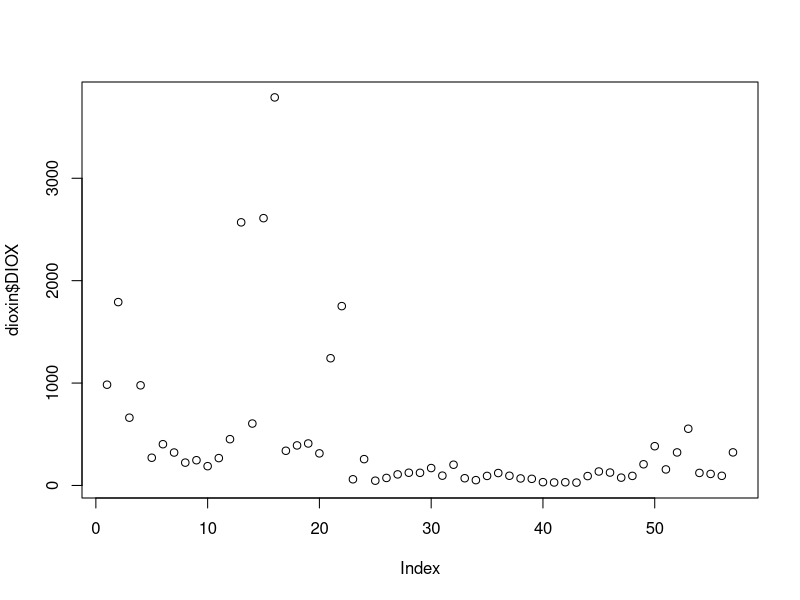
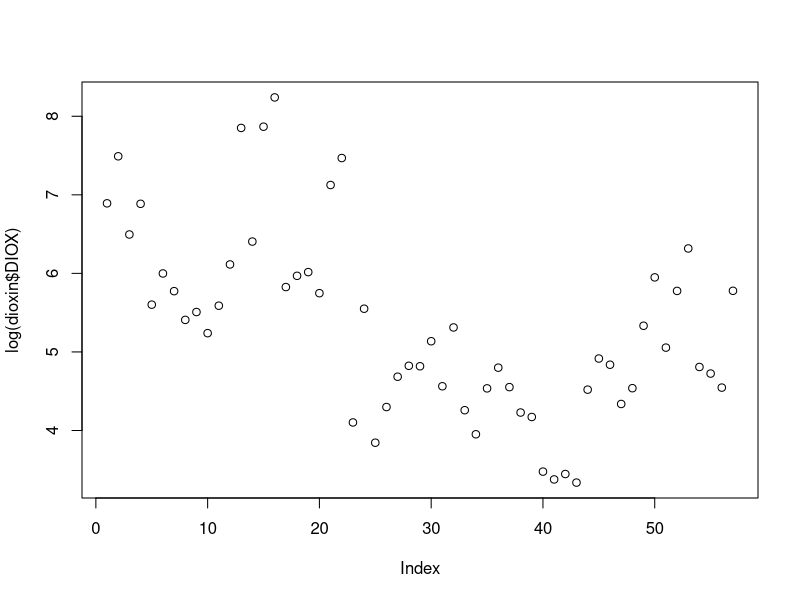
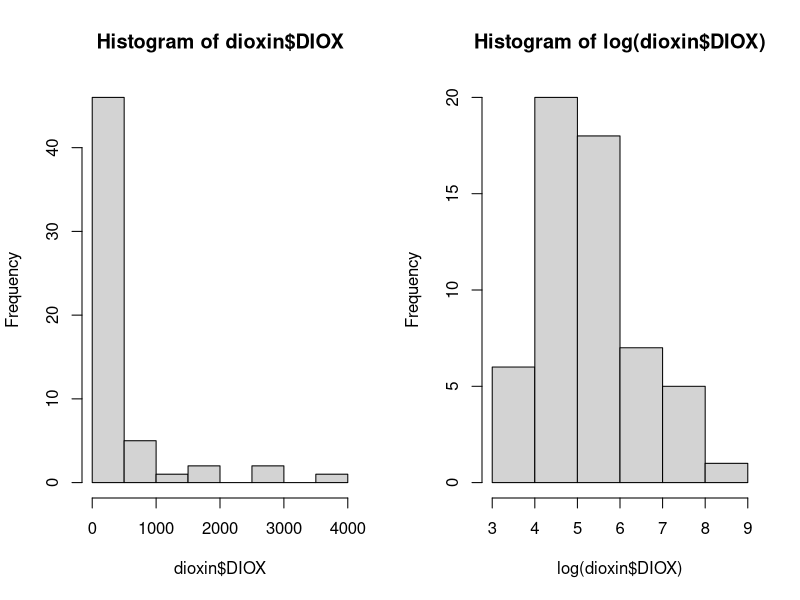
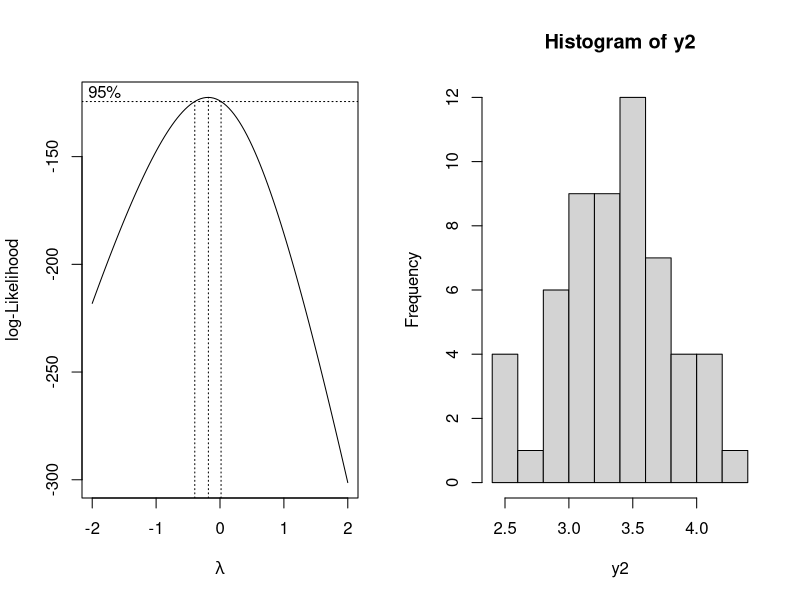
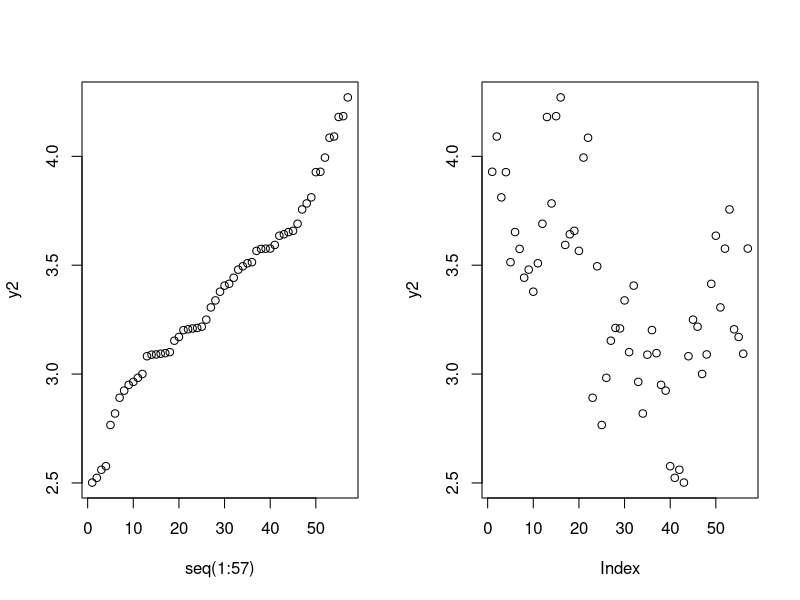

Write R code to recreate these figures, in order. (Note: this script raises an error after producing the figures.)
#install.packages("ggfortify")
#install.packages("ggplot2")
#install.packages("GGally")
library(dplyr)
library(ggplot2)
#library(GGally)
library(MASS)
library(car)

library(ggfortify)
### Assignment1
# Reading in the data
dioxin<-read.csv("../01_Assignment1/dioxin.csv",header=T)
names(dioxin)

# Looking at the raw dependent variable
# we can see that there are quite some outliers
plot(dioxin$DIOX)

# still not normally distributed
# both difference in mean + difference in variance
plot(log(dioxin$DIOX))

# looking at distribution
par(mfrow=c(1,2))
hist(dioxin$DIOX)
hist(log(dioxin$DIOX))

lambda_ <- boxcox(dioxin$DIOX ~ 1)
l <- lambda_$x[which.max(lambda_$y)]



y2 = (dioxin$DIOX^l-1)/l
dioxin$trans <- y2
hist(y2)
qqplot(seq(1:57),y2,)

plot(y2)


# Transforming the variables into factors
dioxin <- mutate_if(dioxin, is.character, as.factor)
dioxin$TIME <- as.factor(dioxin$TIME)

df <- dioxin  %>% dplyr::select(where(is.numeric))
df$TIME <- as.factor(df$TIME)
df$OBSERV <- NULL

pairs(df)


p <- ggplot(dioxin, aes(x=PLANT, y=DIOX, fill=LAB)) + geom_boxplot(outlier.size = 2, notch=FALSE, outlier.shape = 16, outlier.colour = "black")
p


### Q2 - Simple additive model
model1 <- lm(DIOX ~ (PLANT+TIME+LAB+OXYGEN+LOAD+PRSEK), data=dioxin)
model1.1 <- lm(DIOX ~ (PRSEK+LOAD+OXYGEN+LAB+TIME+PLANT), data=dioxin)
# only the order in which the variables enter the model has changed
# if we use type II partitioning, the p-values for the factors are identical
# we don't make use of type III partioning due to aliased coeffients -> not every combination has been observerd
summary(model1)
summary(model1.1)

# Regular anova (type I) -> order in which the variables enter the model is important, sequential testing
anova(model1)
anova(model1.1)

# Type II Anova
Anova(model1.1, type="II")
Anova(model1, type="II")

# Plotting model fits
#autoplot(model1)
png(filename = "q2_full_untransformed.png")
par(mfrow=c(2,2))
plot(model1)
dev.off()
# clear increase in variance on the residuals, 3 observations are very influential and create heavy tails on the QQ-Plot
plot(cooks.distance(model1))
# observation number 13 is a clear outlier. It influences the model significantly (cooks d over .5)

## Transformed model

model1.log <- lm(log(DIOX) ~ (PLANT+TIME+LAB+OXYGEN+LOAD+PRSEK), data=dioxin)
summary(model1.log)

par(mfrow=c(2,2))
plot(model1.log)
dev.off()

model1.bc <- lm(trans ~ (PLANT+TIME+LAB+OXYGEN+LOAD+PRSEK), data=dioxin)
summary(model1.bc)

par(mfrow=c(2,2))
plot(model1.bc)
#dev.off()

Anova(model1.log, type="II")


####

# Using only intercept to specify
step(lm(DIOX~1, data=dioxin), ~PLANT+TIME+LAB+OXYGEN+LOAD+PRSEK, direction="forward")
step(lm(DIOX~1+PLANT+TIME+LAB+OXYGEN+LOAD+PRSEK, data=dioxin), direction="back")

# transformed model
step(lm(log(DIOX)~1, data=dioxin), ~PLANT+TIME+LAB+OXYGEN+LOAD+PRSEK, direction="forward")
#step(lm(log(DIOX)~PLANT+TIME+LAB+OXYGEN+LOAD+PRSEK, data=dioxin), direction="backward")
drop1(lm(log(DIOX)~PLANT+TIME+LAB+OXYGEN+LOAD+PRSEK, data=dioxin))
drop1(lm(log(DIOX)~PLANT+TIME+LAB+OXYGEN+LOAD, data=dioxin))
# we get rid of factor PRSEK. Looking at the type II anova, we can see that it's the only variable with a p-value below the significance level of 5%

model1.red <- lm(log(DIOX)~PLANT+TIME+LAB+OXYGEN+LOAD, data=dioxin)

summary(model1.red)

## Q3 - Simple additive model, but with numerical values
### 

model2.log <- lm(log(DIOX) ~ (PLANT+TIME+LAB+O2COR+NEFFEKT+QRAT), data=dioxin)
summary(model2.log)

par(mfrow=c(2,2))
plot(model2.log)
dev.off()

Anova(model2.log, type="II")


#model2.bc <- lm(trans ~ (PLANT+TIME+LAB+O2COR+NEFFEKT+QRAT), data=dioxin)
#summary(model2.bc)
#par(mfrow=c(2,2))
#plot(model2.bc)

# Using only intercept to specify
step(lm(log(DIOX)~1, data=dioxin), ~PLANT+TIME+LAB+O2COR+NEFFEKT+QRAT, direction="forward")

step(lm(log(DIOX)~PLANT+TIME+LAB+O2COR+NEFFEKT+QRAT, data=dioxin),direction="backward")
# AIC tends to overfit on the models when you have small sample sizes.
# Therefore, we go with the output of the ANOVA and drop the term QRAT
model2.red <- lm(log(DIOX) ~ (PLANT+TIME+LAB+O2COR+NEFFEKT), data=dioxin)
summary(model2.red)

# Q4 - predict on the datapoint
#n <- data.frame(PLANT = c(2), TIME = c(1), LAB = c(1), O2COR = c(0.5), NEFFEKT = c(-0.01))
n <- data.frame(PLANT = c("RENO_N"), TIME = c("1"),
                LAB = c("KK"), O2COR = c(0.5), NEFFEKT = c(-0.01))
pn <- predict(model2.red, n, interval="prediction", level=.95)

exp(pn)

## Does the dioxin emission depend on the active variables

#anova(model2.red, update(model2.red,.~.-PLANT))
model2.noplant <- update(model2.red,.~.-PLANT)
anova(model2.noplant, model2.red)
summary(model2.red)
# Looking at the coefficient of the model, we can see a difference in plants

# plot the residuals of a reduced model (no plant) and perform a boxplot on the residuals
r_a <- cbind(dioxin, residuals(model2.noplant))
ggplot(r_a, aes(x=PLANT, y=residuals(model2.noplant))) + geom_boxplot()
# We can see a difference in residuals, which further highlights the need to include plants



# Q7
### Model with second order interaction
model7 <- lm(log(DIOX) ~ (PLANT+TIME+LAB+O2COR+NEFFEKT+QRAT)^2, data=dioxin)
#alias(model7)
summary(model7)
Anova(model7, type="II")
m7 <- (fit.back <- step(model7, direction="back"))
summary(m7)


#summary(step(lm(log(DIOX)~1, data=dioxin), ~PLANT*TIME*LAB*O2COR*NEFFEKT*QRAT, direction="forward"))
summary(step(lm(log(DIOX)~1, data=dioxin), ~(PLANT+TIME+LAB+O2COR+NEFFEKT+QRAT)^2, direction="forward"))


model7.full <- lm(log(DIOX) ~ ((PLANT+TIME+LAB+O2COR+NEFFEKT+QRAT)^2
                               +QROEG+TOVN+TROEG+POVN+CO2+CO+SO2+HCL+H2O), data=dioxin)

summary(model7.full)

summary(step(model7.full, direction="backward"))

summary(step(lm(log(DIOX)~(PLANT+TIME+LAB+O2COR+NEFFEKT+QRAT)^2, data=dioxin), ~(QROEG+TOVN+TROEG+POVN+CO2+CO+SO2+HCL+H2O), direction="forward"))


summary(step(model2.red, ~(PLANT+TIME+LAB+O2COR+NEFFEKT+QRAT)^2, direction="forward"))

m8 <-step(model2.red, ~(PLANT+TIME+LAB+O2COR+NEFFEKT+QRAT)^2, direction="forward")

model2.red

step(m8, ~.(QROEG+TOVN+TROEG+POVN+CO2+CO+SO2+HCL+H2O), direction="forward")

m8_g<- step(m8, ~((PLANT+TIME+LAB+O2COR+NEFFEKT+QRAT)^2
            +QROEG+TOVN+TROEG+POVN+CO2+CO+SO2+HCL+H2O), direction="both")

summary(m8_g)
Anova(m8_g, type="II")



par(mfrow=c(2,2))
plot(m8_g)
dev.off()

###
# Estimating the variances between the two labs

kklab <- dioxin %>% filter(LAB == "KK")
var(log(kklab$DIOX))
uslab <- dioxin %>% filter(LAB == "USA")

#w_ <- rep(1/var(log(kklab$DIOX)),57)
w_ <- rep(1,57)
w_[which(dioxin$LAB=="USA")] <- 1/var(log(uslab$DIOX)) 
w_
1/var(log(uslab$DIOX))


w8 <- lm(log(DIOX) ~ PLANT + TIME + LAB + O2COR + NEFFEKT + QRAT + PLANT:QRAT + 
     TIME:NEFFEKT, data=dioxin, weights=w_)

summary(w8)
par(mfrow=c(2,2))
plot(w8)
summary(m8_g)


##########
# Using boxcox transformed data for the same analysis as up above

model2.red_bc <- lm(trans ~ (PLANT+TIME+LAB+O2COR+NEFFEKT), data=dioxin)
m8bc <-step(model2.red_bc, ~(PLANT+TIME+LAB+O2COR+NEFFEKT+QRAT)^2, direction="forward")
m8bc_g <- step(m8bc, ~((PLANT+TIME+LAB+O2COR+NEFFEKT+QRAT)^2
           +QROEG+TOVN+TROEG+POVN+CO2+CO+SO2+HCL+H2O), direction="both")
summary(m8bc_g)
summary(m8bc)
Anova(m8bc, type="II")

plot(m8bc)
